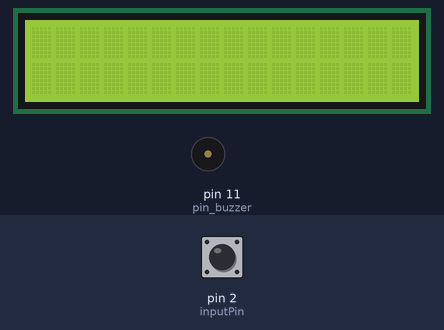
Simulated run of this sketch. Board: Arduino Uno, built with avr-gcc and run on an emulated ATmega328P. Shown: 16×2 character LCD, buzzer (waves = sounding, pin HIGH). The inputs (shaded band) are chosen by the test bench; at power-on: pin 2 (inputPin) HIGH. What the sketch prints to the serial monitor is not drawn.

Above: at 1.2 s.
1.3 s: pin 2 (inputPin) pulled LOW for 0.15 s
4.4 s: pin 2 (inputPin) pulled LOW for 1 s
At 5.7 s:
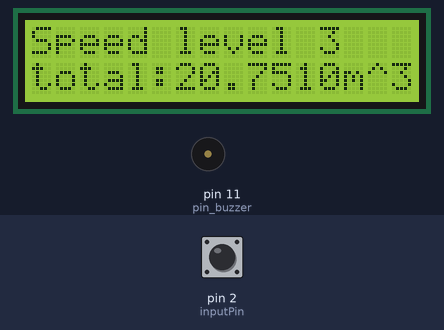
6.9 s: pin 2 (inputPin) pulled LOW for 0.15 s
At 7.6 s:
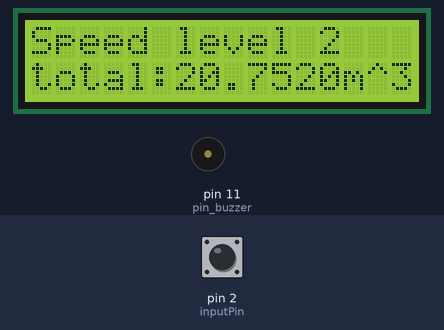
8.5 s: pin 2 (inputPin) pulled LOW for 1 s
At 8.9 s:
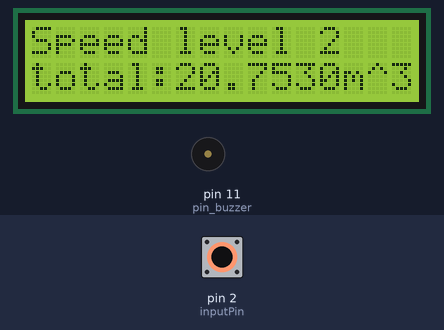
Timing chart, 0 to 11.5 s (numbered marks = the images above; inputs shaded):
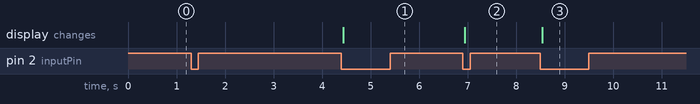

The sketch:

interrupt_pulse_Lcd_buzzer.ino
```cpp
#include <LiquidCrystal_I2C.h>
#include <Wire.h>
LiquidCrystal_I2C Icd(0x27, 16, 2);


const int inputPin = 2; // Define the input pin for pulse counting

unsigned long Time_1  ;
unsigned long Time_2 ;
unsigned long Time_3 ;
unsigned long Time_total ;
unsigned long Time_positive ;
unsigned long Time_zero  ;
double A , B , C;
float frequency;
double Duty;
double water_use_total = 20.7500;
int x = 0;
int y = 0;
int z = 0;
double water_use_counter = 20750.0;
int count_zero;
int count_postive;

unsigned long excludeStart = 0;
unsigned long excludeEnd = 0;
unsigned long excludeDuration = 0;
unsigned long previousMillis = 0;
const long interval = 5000; // 5 seconds

void setup() {
  pinMode(inputPin, INPUT_PULLUP);
  attachInterrupt(digitalPinToInterrupt(inputPin), pulseCounting, CHANGE); // Attach interrupt to the input pin
  Serial.begin(115200); // Initialize serial communication
  Serial.println("------------Start program-------------");

  pinMode(11, OUTPUT); // pin buzzer

  Icd.init(); // use init() or begin(ROW , column )
  Icd.backlight();
  Icd.home(); //  ICD default
}

void loop() {

    unsigned long currentMillis = millis();

    if(x==1 && y==1 ){

    if( Time_2  > Time_1){

      Time_zero  = Time_2 - Time_1;

      if(z != 1){
      Serial.print("Time_count_1 : ");
      Serial.print(Time_zero);
      Serial.println(" ms ");
      }

      count_zero = 1;

      x = 0;


    } else if (Time_1  > Time_2 ) {
      Time_positive = Time_1  - Time_2;

      if( z != 1){
      Serial.print("Time_count_2 : ");
      Serial.print(Time_positive);
      Serial.println(" ms ");
      }


      count_postive = 1;

      y = 0;
      }

    if(count_postive ==1 && count_zero ==1){

    if((z != 1)){
    Time_total = Time_positive + Time_zero;
    Serial.print("Time_total : ");
    Serial.print(Time_total);
    Serial.println(" ms ");

    if(Time_total > 0 && Time_total <= 1500){
      Serial.println("Speed level 1");
      Icd.setCursor(0,0);
      Icd.print("Speed level 1");
    }else if(Time_total > 1500 && Time_total <= 2500){
      Serial.println("Speed level 2");
      Icd.setCursor(0,0);
      Icd.print("Speed level 2");
    }else{
      Serial.println("Speed level 3");
      Icd.setCursor(0,0);
      Icd.print("Speed level 3");
    }

    A = Time_positive * 1000;
    B = Time_total * 1000;
    C = Time_zero * 1000;
    Duty = ( A / B ) * 100;
    Serial.print("Duty : ");
    Serial.print(Duty);
    Serial.println(" % ");

    water_use_counter++;
    Serial.print("water use counter (Low) : ");
    Serial.print((water_use_counter-1) + (C / B));
    Serial.println(" L ");
    // Serial.print("water use counter (High) : ");
    // Serial.print((water_use_counter-1) + (A / B));
    // Serial.println(" L ");
    }

    Serial.print("water use counter (total): ");
    Serial.print(water_use_counter);
    Serial.println(" L ");

    // Icd.setCursor(0,0);
    // Icd.print("count:");
    // Icd.setCursor(6,0);
    // Icd.print(water_use_counter);
    // Icd.setCursor(13,0);
    // Icd.print("L");

    water_use_total = water_use_counter / 1000.000;
    Serial.print("water use total : ");
    Serial.print(water_use_total, 4); // 4 decimal places
    Serial.println(" m^3 ");

    Icd.setCursor(0,1);
    Icd.print("total:");
    Icd.setCursor(6,1);
    Icd.print(water_use_total, 4); // 4 decimal places
    Icd.setCursor(13,1);
    Icd.print("m^3");


    Serial.println("======================");
    count_zero = 0;
    count_postive = 0;
    z=0;

    Time_zero = 0;
    Time_positive = 0;

    if(fmod(water_use_counter, 2000.0) == 0.0){
      beep();
    }
  }


  previousMillis = millis();

 }else if (currentMillis - previousMillis >= interval) {


      // Serial.print("Time : ");
      // Serial.print((currentMillis - previousMillis) / 1000 );
      // Serial.println(" s");

      previousMillis = currentMillis; // Reset the timer
      Serial.println("Water is not running");

      if((x == 1 || y == 1) && z == 1) {
      water_use_counter += 0.5 ;

      x= 2;
      y= 2;
      }


    z = 1;
   }
}

void pulseCounting() {

  if (digitalRead(inputPin) == 0) {
      x = 1;

      Time_1 = millis();
      //Serial.print("Time1 = ");
      //Serial.println(Time_1);
    }

    else {
    y = 1;
    Time_2 = millis();
  }
}

void beep() {
 tone(11, 1000, 2000); // tone(pin , frequency , delay)
}
```

Measured:
- after the input at 1.3 s, every drawn part: stays the same
- after the input at 4.4 s, the display: changes at once (image 1)
- after the input at 6.9 s, the display: changes at once (image 2)
- after the input at 8.5 s, the display: changes at once (image 3)
